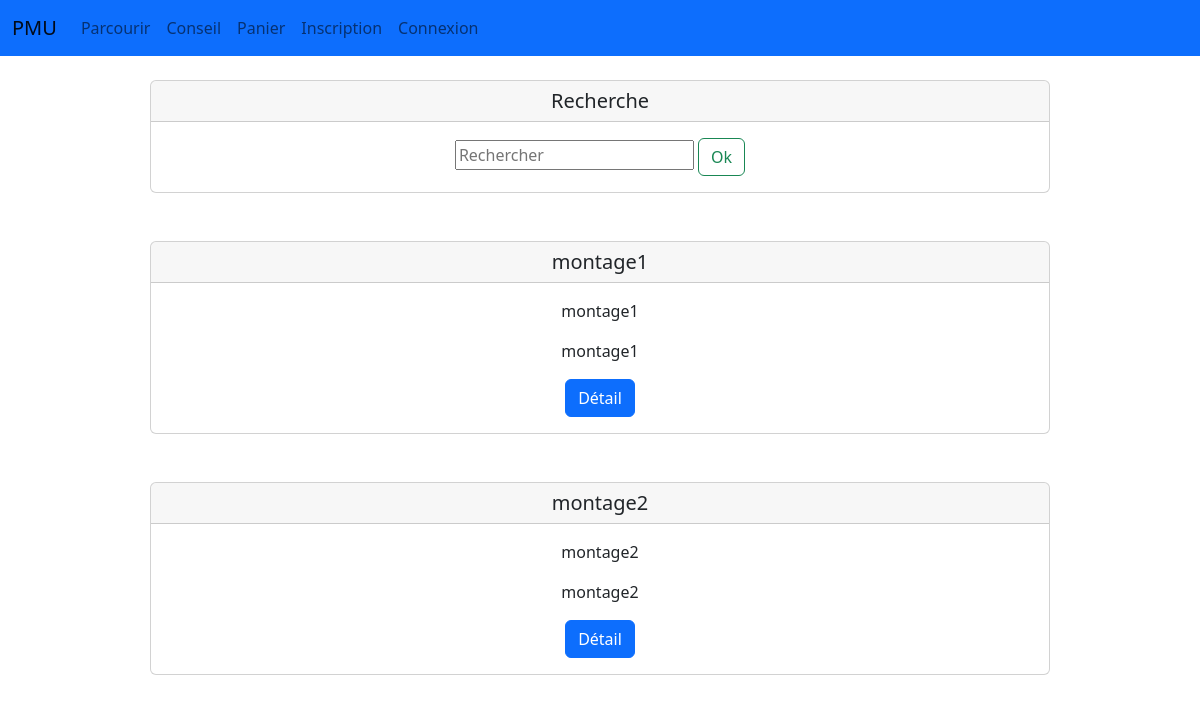
The app's page /conseil with its own data.
### tables this page shows
CREATE TABLE conseil(
    id INT NOT NULL PRIMARY KEY AUTO_INCREMENT,
    nom VARCHAR(50) NOT NULL,
    description longtext NOT NULL,
    image VARCHAR(255) NULL
);

### Controllers/controller.php (called while the page is built)
<?php
class Controller{
    public static function index($vue){
        require_once 'views/'.$vue.'.php';
    }
}
?>

### routes.php (called while the page is built, shortened)
<?php
    require_once('./controllers/conseil.php');
    Route::set('conseil', function(){
        ConseilController::index('conseil');
    });
?>

### index.php (called while the page is built)
<?php
    require_once('routes.php');
?>

### classes/connexionBDD.php (called while the page is built)
<?php
class BDD{
    private static function connexion(){
        try{
            return new PDO('mysql:host=localhost;dbname=pmu;charset=utf8', 'admin', 'admin');
        }
        catch (Exception $e){
            die('Erreur: '.$e->getMessage());
        }
    }
    public static function requete($requete, $params = array()){
        try{
            $connexion = self::connexion()->prepare($requete);
            $connexion->execute($params);
            if(explode(' ', $requete)[0] == 'SELECT'){
                return $connexion->fetchAll();
            }
        }
        catch(Exception $e){
            die($e);
        }
    }
}
?>

### Models/conseil.php (called while the page is built, shortened)
<?php
    require_once './classes/connexionBDD.php';
    class Conseil extends BDD{
        public function allConseils(){
            return self::requete('SELECT * FROM conseil');
        }
    }
?>

### Views/conseil.php (the view, shortened to what this page needs)
<?php
    require_once 'src/header.php';
    require_once './models/conseil.php';
    $conseil = new Conseil();
    if(isset($_GET['search'])){
        $tousConseils = $conseil->recherche($_GET['search']);
    }
    elseif(isset($_GET['id'])){
        $unConseil = $conseil->getConseil($_GET['id']);
        $tousProduits = $conseil->allProduits($_GET['id']);
    }
    else{
        $tousConseils = $conseil->allConseils();
    }
?>
<?php if(isset($_GET['id'])): ?>
    <div class="col d-flex justify-content-center">
        <div class="card w-75 text-center">
            <img class="card-img-top" src="<?php echo($unConseil[0]['image']) ?>">
            <div class="card-body">
                <p><?php echo($unConseil[0]['nom']) ?></p>
                <p><?php echo($unConseil[0]['description']) ?></p>
            </div>
        </div>
    </div>
    <div class="col d-flex justify-content-center mt-5">
        <div class="card w-75 text-center">
            <h5 class="card-head">Listes des pièces utilisées</h5>
            <div class="card-body">
                <?php foreach($tousProduits as $unProduit): ?>
                    <a href="./parcourir?id=<?php echo($unProduit['id']) ?>"><?php echo($unProduit['nom']) ?></p>
                <?php endforeach; ?>
            </div>
        </div>
    </div>
    <div class="text-center pt-2">
        <a class="btn btn-primary" href="./conseil">Retour</a>
    </div>
<?php else: ?>
    <div class="col d-flex justify-content-center">
        <div class="card w-75 text-center">
            <h5 class="card-header">Recherche</h5>
            <div class="card-body">
                <form action="conseil/search" method="post" class="form-inline">
                    <input class="from-control" type="search" name="nom" placeholder="Rechercher" aria-label="Recherche">
                    <button class="btn btn-outline-success" type="submit">Ok</button>
                </form>
            </div>
        </div>
    </div>
    <?php foreach($tousConseils as $unConseil): ?>
        <div class="col d-flex justify-content-center mt-5">
            <div class="card w-75 text-center">
                <h5 class="card-header"><?php echo($unConseil['nom']); ?></h5>
                <div class="card-body">
                    <p><?php echo($unConseil['nom']); ?></p>
                    <p><?php echo($unConseil['description']); ?></p>
                    <form action="conseil/detail" method="post">
                        <button class="btn btn-primary" type="submit">Détail</button>
                    </form>
                </div>
            </div>
        </div>
    <?php endforeach; ?>
<?php endif; ?>
<?php require 'src/footer.php' ?>

### records on screen
conseil: nom "montage1", description "montage1"
conseil: nom "montage2", description "montage2"
